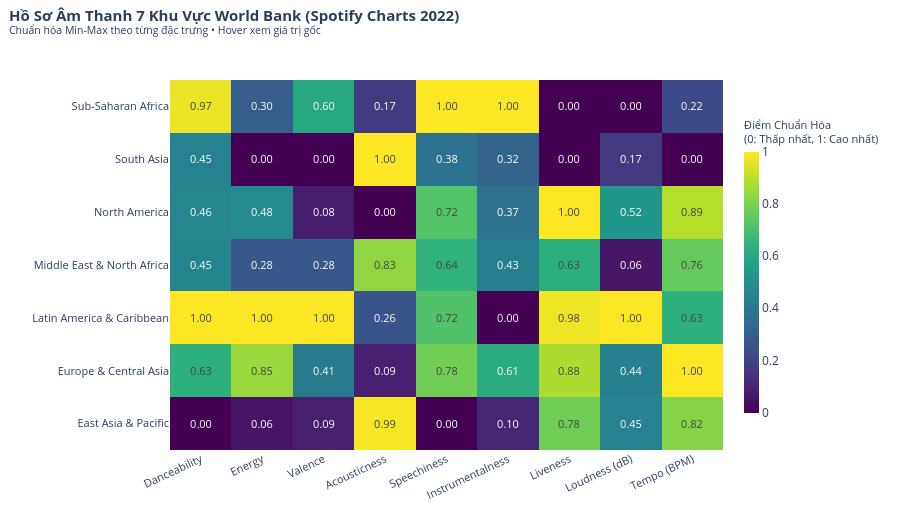

The notebook cell this image was saved under:
### Markdown cell above
---
## 1. Hồ Sơ Âm Nhạc Của Từng Khu Vực (Heatmap 7 Khu Vực × 9 Đặc Trưng, 2022)

**Phương pháp trực quan:**
- Trục tung thể hiện 7 khu vực địa lý vĩ mô của Ngân hàng Thế giới (`wb_region`).
- Trục hoành là đủ 9 đặc trưng âm thanh Spotify.
- Chuẩn hóa Min-Max theo từng cột (từng đặc trưng) đưa về thang $[0, 1]$ nhằm loại bỏ độ lệch thang đo giữa các đơn vị (dB, BPM, tỉ lệ).
- Tooltip hiển thị đầy đủ thông tin: Khu vực, Tên đặc trưng, Điểm chuẩn hóa và **Giá trị gốc thực tế kèm đơn vị đo**.

### Code cell
def plot_heatmap_regional_profiles(df_year):
    reg_raw = df_year.groupby('wb_region')[FEATURE_COLS_WEIGHTED].mean()
    reg_raw.columns = FEATURE_LABELS
    
    # Chuẩn hóa Min-Max theo từng đặc trưng (theo cột)
    reg_norm = (reg_raw - reg_raw.min()) / (reg_raw.max() - reg_raw.min())
    
    # Chuẩn bị ma trận giá trị gốc hiển thị trong tooltip
    custom_hover = []
    for r in reg_raw.index:
        row_vals = []
        for c in reg_raw.columns:
            val = reg_raw.loc[r, c]
            if 'Loudness' in c:
                row_vals.append(f"{val:.2f} dB")
            elif 'Tempo' in c:
                row_vals.append(f"{val:.1f} BPM")
            else:
                row_vals.append(f"{val:.4f}")
        custom_hover.append(row_vals)
        
    fig = go.Figure(data=go.Heatmap(
        z=reg_norm.values,
        x=FEATURE_LABELS,
        y=reg_norm.index.tolist(),
        colorscale='Viridis',
        customdata=custom_hover,
        text=np.round(reg_norm.values, 2),
        texttemplate='%{text:.2f}',
        textfont=dict(size=11),
        hovertemplate='<b>Khu vực:</b> %{y}<br><b>Đặc trưng:</b> %{x}<br><b>Điểm chuẩn hóa (0-1):</b> %{z:.2f}<br><b>Giá trị gốc:</b> %{customdata}<extra></extra>',
        colorbar=dict(
            title=dict(text='Điểm Chuẩn Hóa<br>(0: Thấp nhất, 1: Cao nhất)', font=dict(size=11)),
            thickness=15,
            len=0.85
        )
    ))
    
    fig.update_layout(
        title=dict(
            text='<b>Hồ Sơ Âm Thanh 7 Khu Vực World Bank (Spotify Charts 2022)</b><br><sup>Chuẩn hóa Min-Max theo từng đặc trưng • Hover xem giá trị gốc</sup>',
            x=0.01, y=0.96,
            font=dict(size=15)
        ),
        xaxis=dict(tickangle=-25, tickfont=dict(size=11)),
        yaxis=dict(tickfont=dict(size=11)),
        height=520,
        margin=dict(l=170, r=40, t=80, b=70),
        template='plotly_white'
    )
    return fig

fig_reg_heatmap = plot_heatmap_regional_profiles(df_2022)
fig_reg_heatmap.show()

### Figure 1 — Plotly figure (JSON) as saved in the notebook; plotly's stock layout.template omitted (floating-point values rounded to 4 significant figures)
{"data": [{"colorbar": {"len": 0.85, "thickness": 15, "title": {"font": {"size": 11}, "text": "Điểm Chuẩn Hóa<br>(0: Thấp nhất, 1: Cao nhất)"}}, "colorscale": [[0.0, "#440154"], [0.1111, "#482878"], [0.2222, "#3e4989"], [0.3333, "#31688e"], [0.4444, "#26828e"], [0.5556, "#1f9e89"], [0.6667, "#35b779"], [0.7778, "#6ece58"], [0.8889, "#b5de2b"], [1.0, "#fde725"]], "customdata": [["0.6214", "0.6033", "0.4902", "0.3379", "0.0711", "0.0061", "0.1680", "-6.57 dB", "122.2 BPM"], ["0.6893", "0.6638", "0.5227", "0.2359", "0.1147", "0.0202", "0.1709", "-6.59 dB", "123.7 BPM"], ["0.7292", "0.6755", "0.5825", "0.2551", "0.1113", "0.0032", "0.1738", "-5.43 dB", "120.6 BPM"], ["0.6704", "0.6201", "0.5092", "0.3200", "0.1068", "0.0151", "0.1635", "-7.37 dB", "121.7 BPM"], ["0.6710", "0.6355", "0.4893", "0.2257", "0.1115", "0.0135", "0.1745", "-6.41 dB", "122.7 BPM"], ["0.6694", "0.5989", "0.4813", "0.3392", "0.0920", "0.0120", "0.1451", "-7.14 dB", "115.4 BPM"], ["0.7260", "0.6216", "0.5422", "0.2454", "0.1269", "0.0308", "0.1451", "-7.49 dB", "117.2 BPM"]], "hovertemplate": "<b>Khu vực:</b> %{y}<br><b>Đặc trưng:</b> %{x}<br><b>Điểm chuẩn hóa (0-1):</b> %{z:.2f}<br><b>Giá trị gốc:</b> %{customdata}<extra></extra>", "text": [[0.0, 0.06, 0.09, 0.99, 0.0, 0.1, 0.78, 0.45, 0.82], [0.63, 0.85, 0.41, 0.09, 0.78, 0.61, 0.88, 0.44, 1.0], [1.0, 1.0, 1.0, 0.26, 0.72, 0.0, 0.98, 1.0, 0.63], [0.45, 0.28, 0.28, 0.83, 0.64, 0.43, 0.63, 0.06, 0.76], [0.46, 0.48, 0.08, 0.0, 0.72, 0.37, 1.0, 0.52, 0.89], [0.45, 0.0, 0.0, 1.0, 0.38, 0.32, 0.0, 0.17, 0.0], [0.97, 0.3, 0.6, 0.17, 1.0, 1.0, 0.0, 0.0, 0.22]], "textfont": {"size": 11}, "texttemplate": "%{text:.2f}", "type": "heatmap", "x": ["Danceability", "Energy", "Valence", "Acousticness", "Speechiness", "Instrumentalness", "Liveness", "Loudness (dB)", "Tempo (BPM)"], "y": ["East Asia & Pacific", "Europe & Central Asia", "Latin America & Caribbean", "Middle East & North Africa", "North America", "South Asia", "Sub-Saharan Africa"], "z": [[0.0, 0.05797, 0.08794, 0.9883, 0.0, 0.1046, 0.7802, 0.4454, 0.8185], [0.6294, 0.847, 0.4087, 0.08958, 0.7823, 0.6148, 0.877, 0.4377, 1.0], [1.0, 1.0, 1.0, 0.2585, 0.7212, 0.0, 0.977, 1.0, 0.6337], [0.4547, 0.2767, 0.2758, 0.8307, 0.6406, 0.4306, 0.6275, 0.05955, 0.7599], [0.4605, 0.4773, 0.07842, 0.0, 0.7246, 0.3743, 1.0, 0.522, 0.8893], [0.4455, 0.0, 0.0, 1.0, 0.3758, 0.3177, 0.0, 0.1717, 0.0], [0.9704, 0.2958, 0.6018, 0.1734, 1.0, 1.0, 0.001024, 0.0, 0.2218]]}], "layout": {"height": 520, "margin": {"b": 70, "l": 170, "r": 40, "t": 80}, "title": {"font": {"size": 15}, "text": "<b>Hồ Sơ Âm Thanh 7 Khu Vực World Bank (Spotify Charts 2022)</b><br><sup>Chuẩn hóa Min-Max theo từng đặc trưng • Hover xem giá trị gốc</sup>", "x": 0.01, "y": 0.96}, "xaxis": {"tickangle": -25, "tickfont": {"size": 11}}, "yaxis": {"tickfont": {"size": 11}}}}
